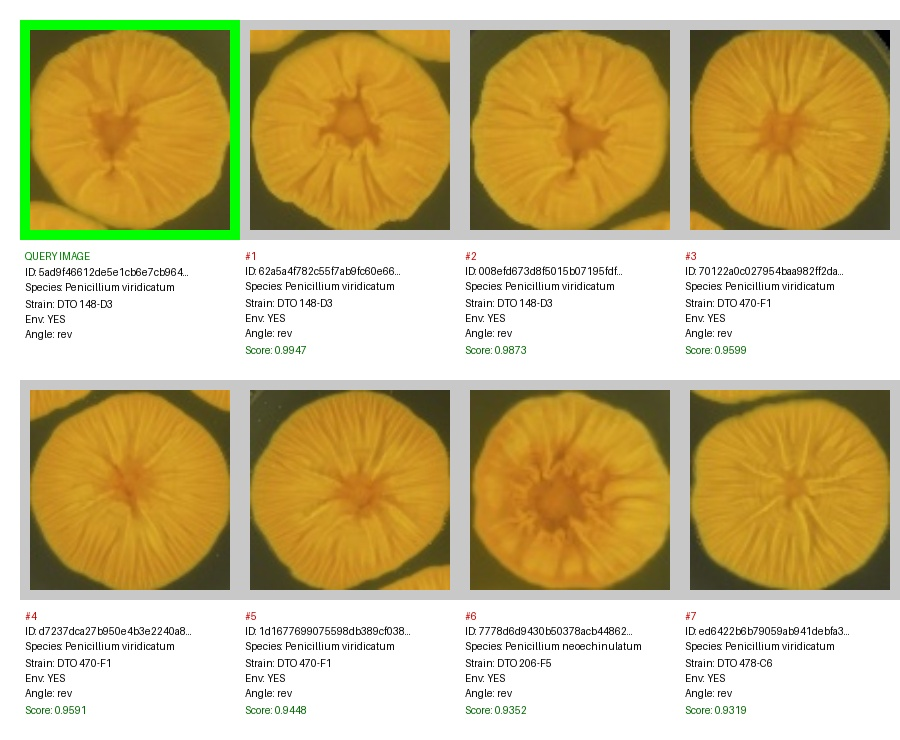
#> input picture examples/5ad9f46612de5e1cb6e7cb9643f060f2_colorhistogram.jpg, 900 x 740 px
$ python augmentation_preview.py ../../../examples/5ad9f46612de5e1cb6e7cb9643f060f2_colorhistogram.jpg
#> lines starting #> are read from the running program, lines starting #| are printed output that depends on the picture
### src/config.py
import os
import re
from dataclasses import dataclass
from pathlib import Path


def _default_workspace_root() -> Path:
    project_root = Path(__file__).resolve().parent.parent
    monorepo_markers = (
        "Dataset",
        "results",
        "weights",
        "mise.toml",
        ".agents",
        ".claude",
        ".opencode",
        "AGENTS.md",
        "CLAUDE.md",
    )

    search_roots = [project_root.parent, project_root.parent.parent]
    if project_root.name == "fungal-cv-qdrant":
        for candidate in search_roots:
            if any((candidate / marker).exists() for marker in monorepo_markers):
                return candidate

    return project_root


# Base Paths
PROJECT_ROOT = Path(__file__).resolve().parent.parent
WORKSPACE_ROOT = Path(
    os.getenv("MYCOAI_ROOT", str(_default_workspace_root()))
).resolve()
DATASET_ROOT = Path(
    os.getenv("DATASET_ROOT", str(WORKSPACE_ROOT / "Dataset"))
).resolve()
WEIGHTS_DIR = Path(os.getenv("WEIGHTS_DIR", str(WORKSPACE_ROOT / "weights"))).resolve()
RESULTS_DIR = Path(os.getenv("RESULTS_DIR", str(WORKSPACE_ROOT / "results"))).resolve()
SPECIES_WEIGHTS_PATH = Path(
    os.getenv("SPECIES_WEIGHTS_PATH", str(WORKSPACE_ROOT / "species_weights.json"))
).resolve()

# YOLOv26 Paths
YOLO_DATASET_DIR = Path(
    os.getenv("YOLO_DATASET_DIR", str(DATASET_ROOT / "manual_labeled_data_roboflow_species"))
).resolve()
YOLO_WEIGHTS_DIR = Path(
    os.getenv("YOLO_WEIGHTS_DIR", str(WEIGHTS_DIR / "yolo26"))
).resolve()
YOLO_RESULTS_DIR = Path(
    os.getenv("YOLO_RESULTS_DIR", str(RESULTS_DIR / "yolo26_finetune"))
).resolve()
YOLO_CLASS_NAMES = {
    0: "Penicillium aurantiogriseum",
    1: "Penicillium cyclopium",
    2: "Penicillium freii",
    3: "Penicillium melanoconidium",
    4: "Penicillium neoechinulatum",
    5: "Penicillium polonicum",
    6: "Penicillium tricolor",
    7: "Penicillium viridicatum",
}

# Vast.ai Configuration
@dataclass
class VastAiConfig:
    instance_id: str = ""
    host: str = ""
    ssh_port: int = 22
    scp_port: int = 22
    user: str = "root"
    remote_workspace: str = "/root/mycoai"

    # [21 lines left out: functions from_env, from_defaults, not called in this run]

# Dataset Paths
CANONICAL_CURATED_SOURCE_DATASET_PATH = DATASET_ROOT / "curated_primary"
CANONICAL_INCOMING_SOURCE_DATASET_PATH = DATASET_ROOT / "incoming_low_quality"
LEGACY_CURATED_SOURCE_DATASET_PATH = DATASET_ROOT / "original"
LEGACY_INCOMING_SOURCE_DATASET_PATH = DATASET_ROOT / "new_data"

CURATED_SOURCE_DATASET_PATH = (
    CANONICAL_CURATED_SOURCE_DATASET_PATH
    if CANONICAL_CURATED_SOURCE_DATASET_PATH.exists()
    else LEGACY_CURATED_SOURCE_DATASET_PATH
)
INCOMING_SOURCE_DATASET_PATH = (
    CANONICAL_INCOMING_SOURCE_DATASET_PATH
    if CANONICAL_INCOMING_SOURCE_DATASET_PATH.exists()
    else LEGACY_INCOMING_SOURCE_DATASET_PATH
)
SOURCE_COLLECTIONS = {
    "curated": {
        "display_name": "curated_primary",
        "quality_tier": "curated",
        "path": CURATED_SOURCE_DATASET_PATH,
    },
    "incoming": {
        "display_name": "incoming_low_quality",
        "quality_tier": "incoming",
        "path": INCOMING_SOURCE_DATASET_PATH,
    },
}
ORIGINAL_DATASET_PATH = CURATED_SOURCE_DATASET_PATH
PREPARED_DATASET_DIR = DATASET_ROOT / "prepared"
FULL_IMAGE_PATH = DATASET_ROOT / "full_image"
SEGMENTED_IMAGE_DIR = DATASET_ROOT / "segmented_image"
FILE_EXTENSION = ".jpg"

# Rename control: set MYCOAI_PERFORM_SOURCE_RENAME=1 to atomically rename source dirs
_PERFORM_RENAME = os.getenv("MYCOAI_PERFORM_SOURCE_RENAME", "") == "1"

# Incoming source uses letter-range grouping folders that must be skipped
LETTER_RANGE_PATTERN = re.compile(r"^[A-Z]\s*[-–]\s*[A-Z]$")

# Incoming source filename: "Txxx ENV ob.jpg" or "Txxx ENV rev.jpg"
INCOMING_FILENAME_PATTERN = re.compile(
    r"(?P<strain>[A-Z0-9][A-Z0-9\s]*?[0-9]+)\s+(?P<environment>[A-Z0-9]+)\s+(?P<angle>ob|rev)",
    re.IGNORECASE,
)

# Curated source filename: "DTO 148-D1 MEAob.jpg" or "DTO 148-D1 MEAob_edited.jpg"
CURATED_FILENAME_PATTERN = re.compile(
    r"(?P<strain>DTO\s[0-9]+-[A-Z0-9]+)\s+(?P<environment>[A-Z0-9]+)(?P<angle>ob|rev)",
    re.IGNORECASE,
)

# Metadata Paths — consolidated per-collection JSON arrays
CURATED_METADATA_PATH = DATASET_ROOT / "curated_primary_metadata.json"
INCOMING_METADATA_PATH = DATASET_ROOT / "incoming_low_quality_metadata.json"
COLLECTION_METADATA_PATHS = {
    "curated": CURATED_METADATA_PATH,
    "incoming": INCOMING_METADATA_PATH,
}

PREPARED_ITEMS_METADATA_PATH = DATASET_ROOT / "prepared_items_metadata.json"
PREPARED_SEGMENTS_METADATA_PATH = DATASET_ROOT / "prepared_segments_metadata.json"
FULL_IMAGE_METADATA_PATH = DATASET_ROOT / "full_image_metadata.json"
SEGMENTED_METADATA_PATH = PREPARED_SEGMENTS_METADATA_PATH
STRAIN_SPECIES_MAPPING_PATH = DATASET_ROOT / "strain_to_specy.csv"

# Feature Paths
FEATURES_JSON_PATH = DATASET_ROOT / "segmented_features.json"

# Qdrant Configuration
QDRANT_URL = os.getenv(
    "QDRANT_URL",
    "https://dcb3eb29-ce49-4e3c-adb4-c980e48488b3.eu-central-1-0.aws.cloud.qdrant.io:6333",
)
QDRANT_API_KEY = os.getenv(
    "QDRANT_API_KEY",
    "eyJhbGciOiJIUzI1NiIsInR5cCI6IkpXVCJ9.eyJhY2Nlc3MiOiJtIn0.por1vDH3JOHaLYwrL_Eu_21ZGuF5mXca7pxGSBUvMDI",
)
COLLECTION_NAME = "myco_fungi_features_full"

# Image Processing
HEIGHT = 256
WIDTH = 256
TARGET_SIZE = (HEIGHT, WIDTH)

# Ensure directories exist
WEIGHTS_DIR.mkdir(parents=True, exist_ok=True)
RESULTS_DIR.mkdir(parents=True, exist_ok=True)


# [29 lines left out: functions relative_to_workspace, get_qdrant_client, perform_source_rename, not called in this run]

### src/experiments/yolo_dataset/augmentation_preview.py
from __future__ import annotations

import argparse
import json
import math
import random
from pathlib import Path

from PIL import Image, ImageEnhance, ImageFilter, ImageOps

from src.config import RESULTS_DIR

AUGMENTATION_PREVIEW_ROOT = RESULTS_DIR / "augmentation_preview"


def apply_preview_augmentation(image: Image.Image, seed: int) -> Image.Image:
    rng = random.Random(seed)
    augmented = image.convert("RGB")

    if rng.random() < 0.5:
        augmented = ImageOps.mirror(augmented)

    angle = rng.uniform(-12, 12)
    augmented = augmented.rotate(angle, resample=Image.Resampling.BILINEAR)

    brightness = ImageEnhance.Brightness(augmented)
    augmented = brightness.enhance(rng.uniform(0.9, 1.1))

    contrast = ImageEnhance.Contrast(augmented)
    augmented = contrast.enhance(rng.uniform(0.9, 1.15))

    color = ImageEnhance.Color(augmented)
    augmented = color.enhance(rng.uniform(0.9, 1.1))

    if rng.random() < 0.35:
        augmented = augmented.filter(
            ImageFilter.GaussianBlur(radius=rng.uniform(0.2, 1.0))
        )

    return augmented


def render_augmentation_preview_grid(
    image_path: Path,
    output_path: Path | None = None,
    preview_count: int = 6,
    columns: int = 3,
    base_seed: int = 42,
) -> Path:
#> called with preview_count = 6, columns = 3, base_seed = 42
    source_image = Image.open(image_path).convert("RGB")
#> source_image is the input picture: PIL image 900x740 RGB; mean R, G, B 204.9, 186.2, 136.4
    frames = [source_image] + [
        apply_preview_augmentation(source_image, base_seed + index)
        for index in range(preview_count)
    ]
#> call 2 of apply_preview_augmentation, with seed = 43
#> in apply_preview_augmentation (call 2), `angle = rng.uniform(-12, 12)`: angle = 4.71
#> in apply_preview_augmentation (call 2), `augmented = augmented.rotate(angle, resample=Image.Resampling.BILINEAR)`:
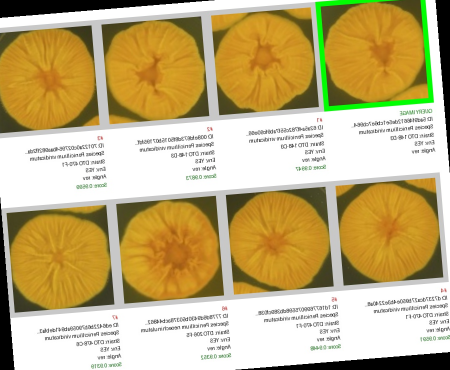
#> augmented: PIL image 900x740 RGB (shown at 1/2 size); mean R, G, B 195.7, 176.6, 127.4
#> call 3 of apply_preview_augmentation, with seed = 44
#> in apply_preview_augmentation (call 3), `angle = rng.uniform(-12, 12)`: angle = 1.01
#> in apply_preview_augmentation (call 3), `augmented = augmented.rotate(angle, resample=Image.Resampling.BILINEAR)`:
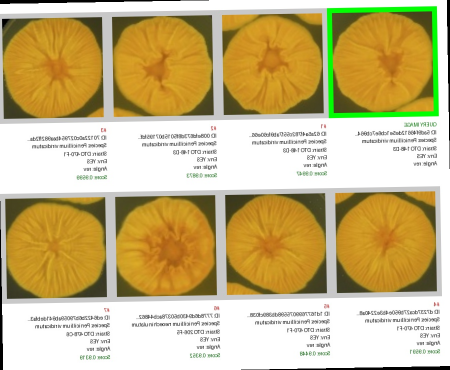
#> augmented: PIL image 900x740 RGB (shown at 1/2 size); mean R, G, B 202.4, 183.7, 133.9
#> call 4 of apply_preview_augmentation, with seed = 45
#> in apply_preview_augmentation (call 4), `angle = rng.uniform(-12, 12)`: angle = -0.287
#> in apply_preview_augmentation (call 4), `augmented = brightness.enhance(rng.uniform(0.9, 1.1))`:
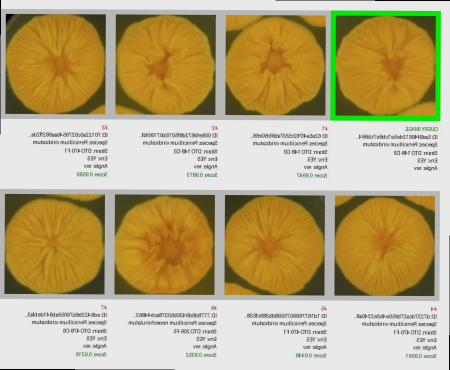
#> augmented: PIL image 900x740 RGB (shown at 1/2 size); mean R, G, B 186.3, 169.2, 123.6
#> in apply_preview_augmentation (call 5), `angle = rng.uniform(-12, 12)`: angle = -2.4
#> in apply_preview_augmentation (call 5), `augmented = augmented.rotate(angle, resample=Image.Resampling.BILINEAR)`:
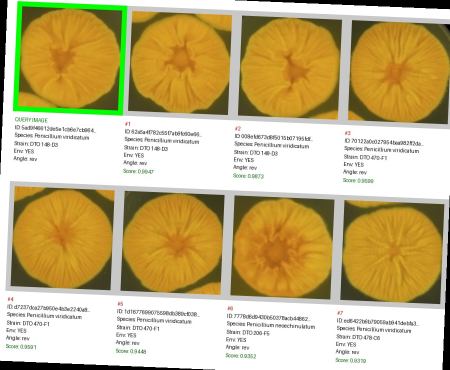
#> augmented: PIL image 900x740 RGB (shown at 1/2 size); mean R, G, B 199.5, 180.9, 131.1
#> in apply_preview_augmentation (call 6), `angle = rng.uniform(-12, 12)`: angle = -1.68
#> in apply_preview_augmentation (call 6), `augmented = augmented.rotate(angle, resample=Image.Resampling.BILINEAR)`:
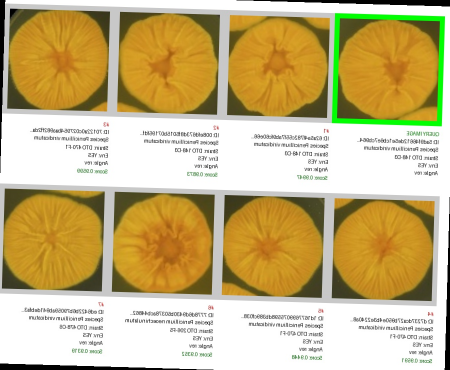
#> augmented: PIL image 900x740 RGB (shown at 1/2 size); mean R, G, B 200.9, 182.2, 132.4
#> frames = 7 items

    column_count = max(1, columns)
    row_count = math.ceil(len(frames) / column_count)
#> row_count = 3
    tile_width, tile_height = source_image.size
    grid = Image.new(
        "RGB",
        (tile_width * column_count, tile_height * row_count),
        color=(255, 255, 255),
    )
#> grid: PIL image 2700x2220 RGB; every value is 255

    for index, frame in enumerate(frames):
        x_offset = (index % column_count) * tile_width
        y_offset = (index // column_count) * tile_height
        grid.paste(frame.resize((tile_width, tile_height)), (x_offset, y_offset))
#> this loop made 7 passes
#> (x_offset, y_offset) on passes 1 to 7: (0, 0), (900, 0), (1800, 0), (0, 740), (900, 740), (1800, 740), (0, 1480)
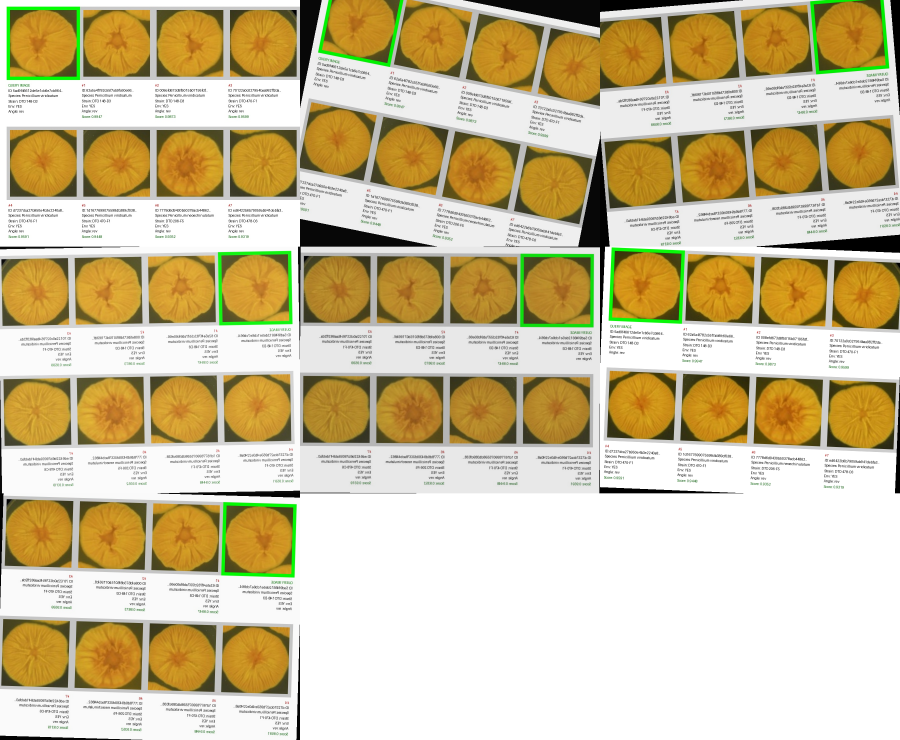
#> grid: PIL image 2700x2220 RGB (shown at 1/3 size); mean R, G, B 206.9, 192.6, 155.6

    target_path = output_path or (
        AUGMENTATION_PREVIEW_ROOT / f"{image_path.stem}_preview.jpg"
    )
    target_path.parent.mkdir(parents=True, exist_ok=True)
    grid.save(target_path)
    return target_path


def build_augmentation_preview_summary(
    image_path: Path,
    output_path: Path | None = None,
    preview_count: int = 6,
    columns: int = 3,
    base_seed: int = 42,
) -> dict[str, object]:
    preview_path = render_augmentation_preview_grid(
        image_path=image_path,
        output_path=output_path,
        preview_count=preview_count,
        columns=columns,
        base_seed=base_seed,
    )
    return {
        "image_path": str(image_path),
        "preview_path": str(preview_path),
        "preview_count": preview_count,
        "columns": columns,
        "base_seed": base_seed,
    }


def main() -> None:
    parser = argparse.ArgumentParser(description="Render an augmentation preview grid")
    parser.add_argument("image", type=Path, help="Source image path")
    parser.add_argument("--output", type=Path, default=None, help="Output preview path")
    parser.add_argument("--preview-count", type=int, default=6)
    parser.add_argument("--columns", type=int, default=3)
    parser.add_argument("--seed", type=int, default=42)
    args = parser.parse_args()
    print(
        json.dumps(
            build_augmentation_preview_summary(
                image_path=args.image,
                output_path=args.output,
                preview_count=args.preview_count,
                columns=args.columns,
                base_seed=args.seed,
            ),
            indent=2,
        )
    )


if __name__ == "__main__":
    main()

$ run again, on examples/5ad9f46612de5e1cb6e7cb9643f060f2_hog.jpg
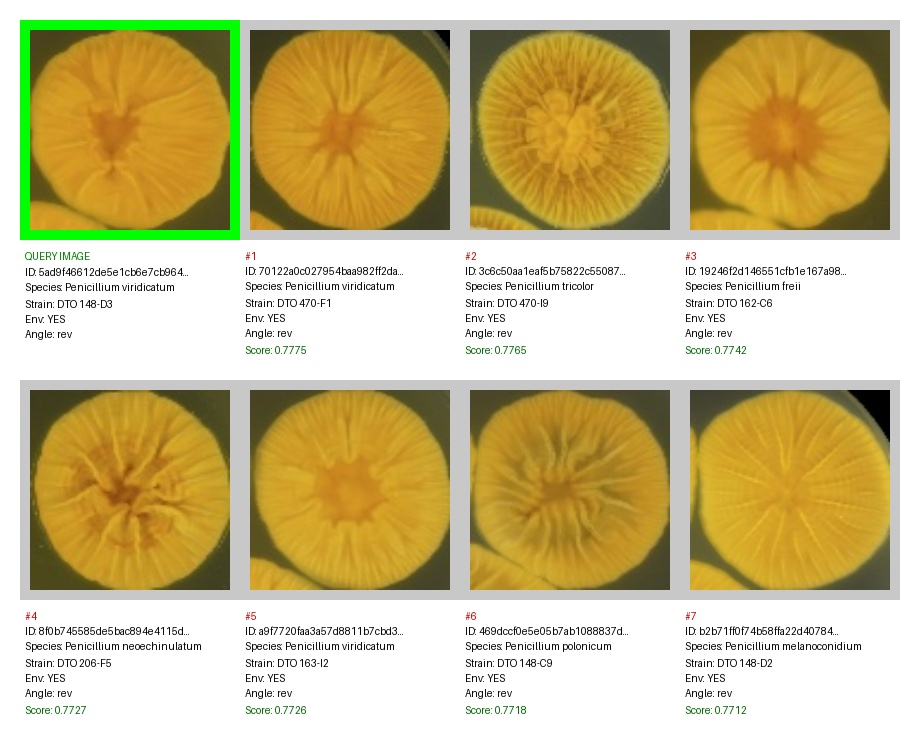
#> input picture examples/5ad9f46612de5e1cb6e7cb9643f060f2_hog.jpg, 900 x 740 px
#> in render_augmentation_preview_grid, source_image is the input picture: PIL image 900x740 RGB; mean R, G, B 204.6, 188.8, 138.5
#> angle = -0.287
#> in apply_preview_augmentation (call 4), `augmented = brightness.enhance(rng.uniform(0.9, 1.1))`:
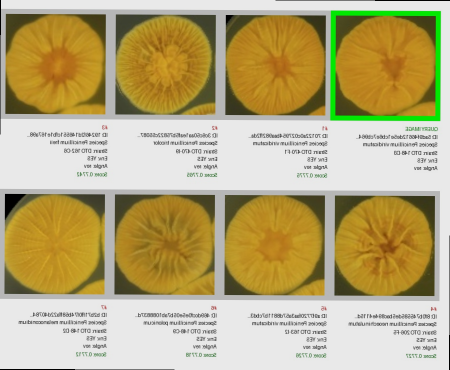
#> augmented: PIL image 900x740 RGB (shown at 1/2 size); mean R, G, B 186.1, 171.6, 125.4
#> angle = -1.68
#> in apply_preview_augmentation (call 6), `augmented = augmented.rotate(angle, resample=Image.Resampling.BILINEAR)`:
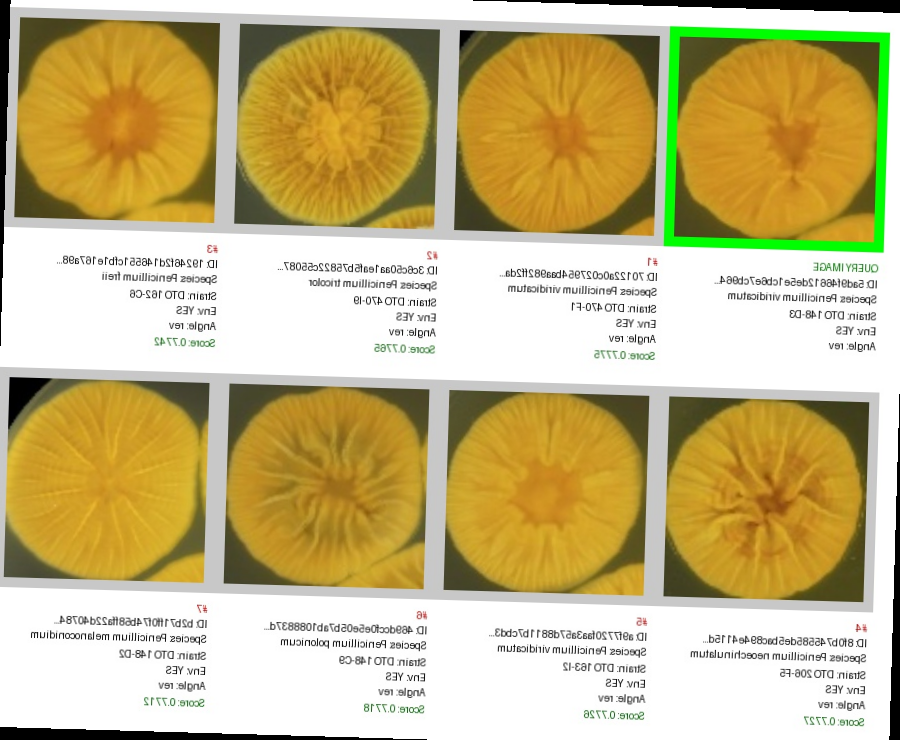
#> augmented: PIL image 900x740 RGB; mean R, G, B 200.6, 184.8, 134.5
#> frames = 7 items
#> row_count = 3
#> the loop in render_augmentation_preview_grid, `for index, frame in enumerate(frames):` made 7 passes
#> (x_offset, y_offset) on passes 1 to 7: (0, 0), (900, 0), (1800, 0), (0, 740), (900, 740), (1800, 740), (0, 1480)

$ run again, on examples/5ad9f46612de5e1cb6e7cb9643f060f2_resnet50.jpg
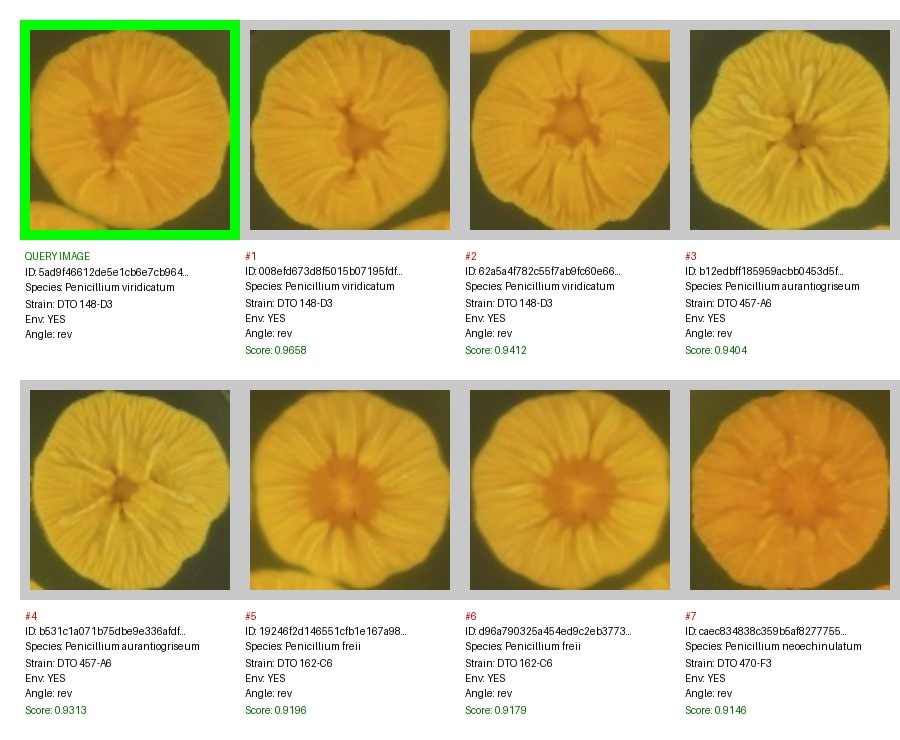
#> input picture examples/5ad9f46612de5e1cb6e7cb9643f060f2_resnet50.jpg, 900 x 740 px
#> in render_augmentation_preview_grid, source_image is the input picture: PIL image 900x740 RGB; mean R, G, B 205.4, 187.8, 137.2
#> angle = -0.287
#> in apply_preview_augmentation (call 4), `augmented = brightness.enhance(rng.uniform(0.9, 1.1))`:
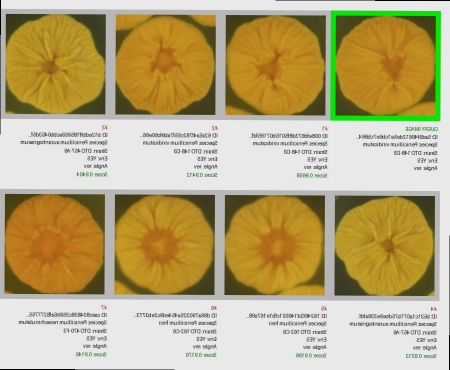
#> augmented: PIL image 900x740 RGB (shown at 1/2 size); mean R, G, B 186.8, 170.7, 124.3
#> angle = -1.68
#> in apply_preview_augmentation (call 6), `augmented = augmented.rotate(angle, resample=Image.Resampling.BILINEAR)`:
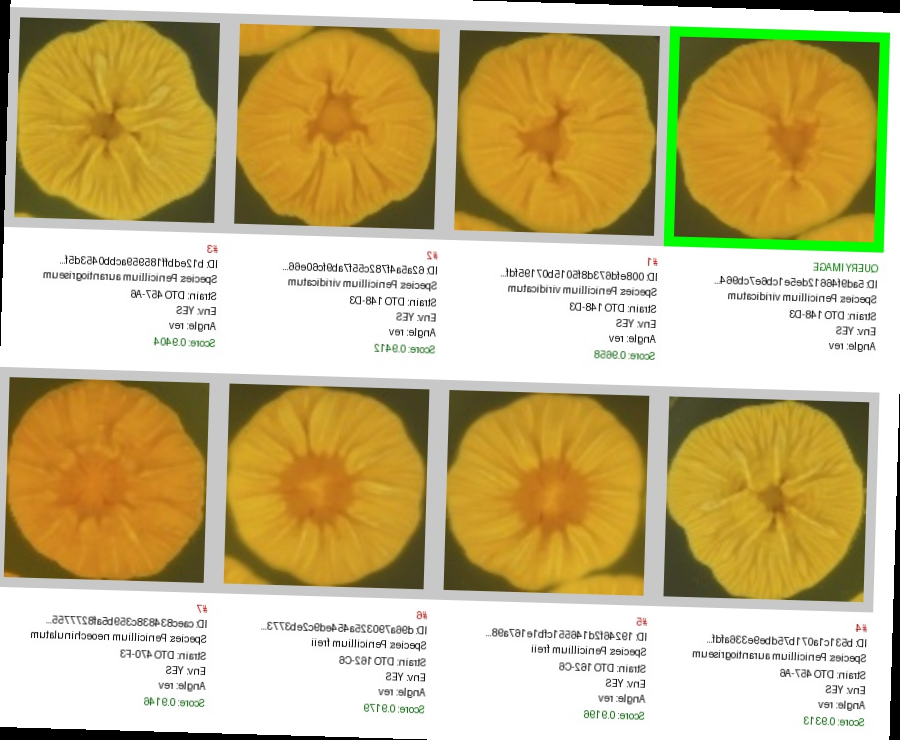
#> augmented: PIL image 900x740 RGB; mean R, G, B 201.5, 183.9, 133.2
#> frames = 7 items
#> row_count = 3
#> the loop in render_augmentation_preview_grid, `for index, frame in enumerate(frames):` made 7 passes
#> (x_offset, y_offset) on passes 1 to 7: (0, 0), (900, 0), (1800, 0), (0, 740), (900, 740), (1800, 740), (0, 1480)
